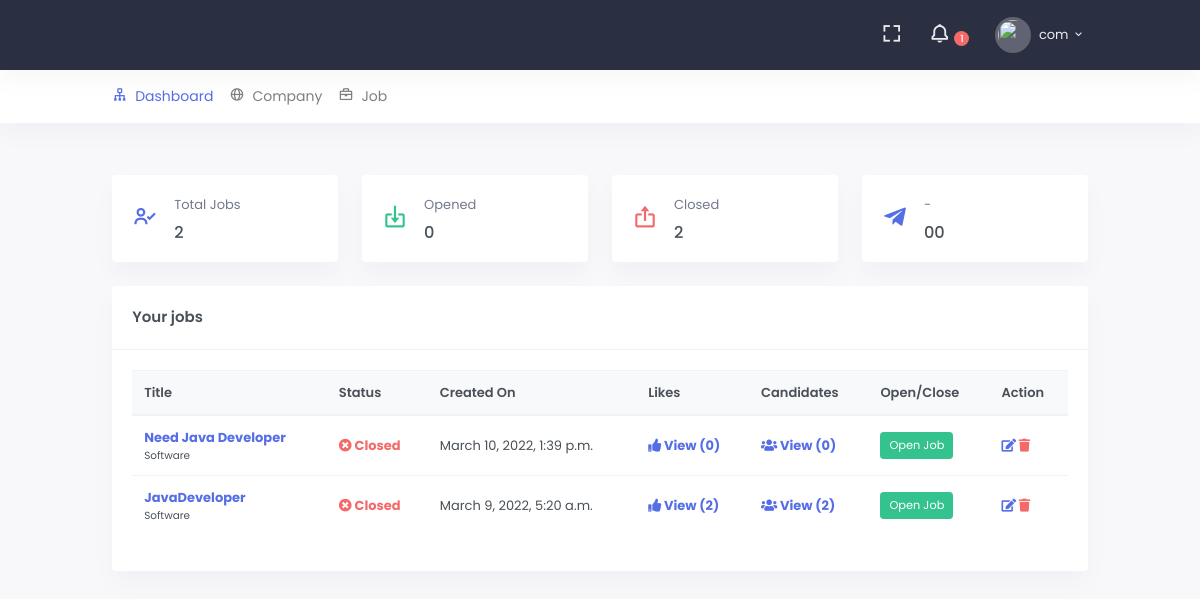
Before: /c/ (signed in) with the older database file.
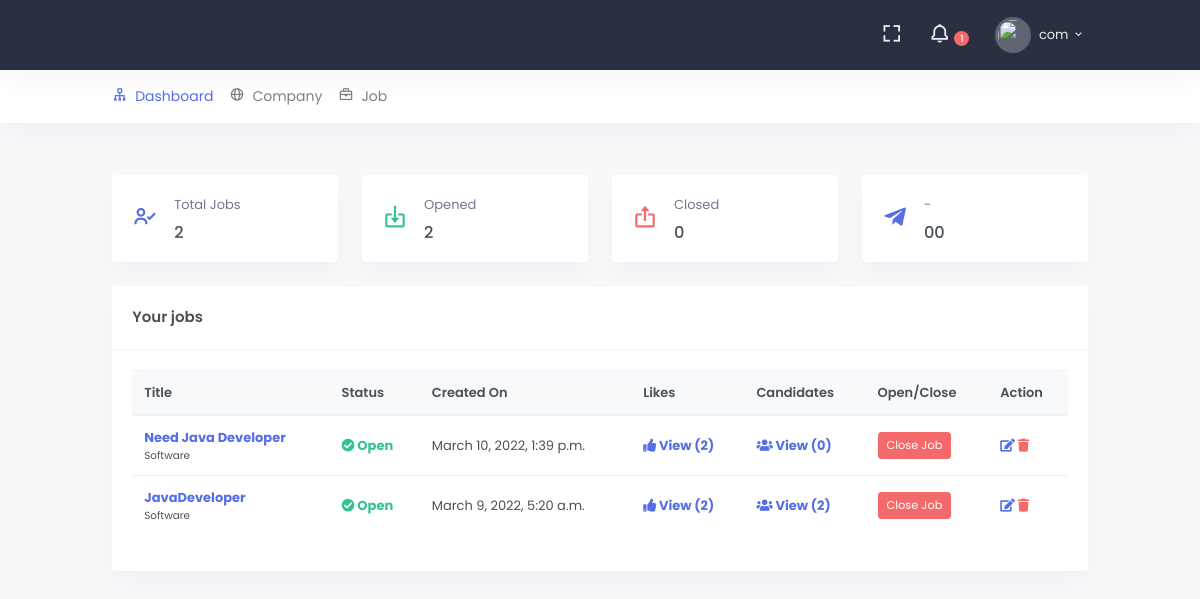
After: the same page with the newer database file.
### src/portals/company/models.py (models this page shows, shortened)
class Job(models.Model):
    STATUS_CHOICE = (
        ('o', 'Open'),
        ('c', 'Close')
    )
    title = models.CharField(max_length=255)
    category = models.ForeignKey(Category, on_delete=models.CASCADE)
    description = models.TextField()
    detailed_description = RichTextField(null=True, blank=True)
    company = models.ForeignKey('Company', related_name='job_provider', on_delete=models.CASCADE, blank=True)
    start_time = models.DateTimeField(null=True, blank=True)
    end_time = models.DateTimeField(null=True, blank=True)
    likes = models.ManyToManyField(User, related_name='likes')
    candidates = models.ManyToManyField(User, related_name='candidates', through='Candidate')
    status = models.CharField(max_length=1, choices=STATUS_CHOICE, default='o')
    is_active = models.BooleanField(default=True)
    created_on = models.DateTimeField(auto_now=False, auto_now_add=True)
    class Meta:
        ordering = ['-pk']

class Category(models.Model):
    name = models.CharField(max_length=255)
    class Meta:
        verbose_name_plural = "Categories"
    def __str__(self):
        return self.name

### src/portals/company/views.py (the view)
# urls.py: path('', DashboardView.as_view(), name='dashboard'),
@method_decorator(company_required, name='dispatch')
class DashboardView(TemplateView):
    template_name = 'company/dashboard.html'
    def get_context_data(self, **kwargs):
        context = super(DashboardView, self).get_context_data(**kwargs)
        jobs = Job.objects.filter(company__user=self.request.user)
        context['jobs'] = jobs
        context['jobs_all_count'] = jobs.count()
        context['jobs_open_count'] = jobs.filter(status='o').count()
        context['jobs_close_count'] = jobs.filter(status='c').count()
        return context

### src/accounts/models.py (called while the page is built)
    def __str__(self):
        return self.username

### src/portals/company/templates/company/dashboard.html (shortened to what the changed rows need)
{% extends 'core/base.html' %}
{% load static %}
{% block content %}
    <div class="row">
        <div class="col-sm-3">
            <div class="card mini-stats-wid">
                <div class="card-body">
                    <div class="media">
                        <div class="media-body">
                            <p class="text-muted mb-2">Opened</p>
                            <h5 class="mb-0">
                                {{ jobs_open_count }}
                            </h5>
                        </div>
                    </div>
                </div>
            </div>
        </div>
        <div class="col-sm-3">
            <div class="card mini-stats-wid">
                <div class="card-body">
                    <div class="media">
                        <div class="media-body">
                            <p class="text-muted mb-2">Closed</p>
                            <h5 class="mb-0">
                                {{ jobs_close_count }}
                            </h5>
                        </div>
                    </div>
                </div>
            </div>
        </div>
    </div>
    <div class="row">
        <div class="col-12">
            <div class="card">
                <div class="card-body">
                    {% if jobs %}
                        <div class="table-responsive">
                            <table class="table table-centered table-nowrap table-hover">
                                <thead class="thead-light">
                                <tr>
                                    <th scope="col">Title</th>
                                    <th scope="col">Status</th>
                                    <th scope="col">Created On</th>
                                    <th scope="col">Likes</th>
                                    <th scope="col">Candidates</th>
                                    <th scope="col">Open/Close</th>
                                    <th scope="col">Action</th>
                                </tr>
                                </thead>
                                <tbody>
                                {% for object in jobs %}
                                    <tr>
                                        <td>
                                            <p class="mb-0">
                                                <b><a href="#">{{ object.title }}</a></b>
                                            </p>
                                            <p class="mb-0 small">{{ object.category }}</p>
                                        </td>
                                        <td>
                                            {% if object.status == 'o' %}
                                                <b class="text-success">
                                                    <i class="fa fa-check-circle"></i> Open
                                                </b>
                                            {% else %}
                                                <b class="text-danger">
                                                    <i class="fa fa-times-circle"></i> Closed
                                                </b>
                                            {% endif %}
                                        </td>
                                        <td>{{ object.created_on }}</td>
                                        <td>
                                            <a href="{% url 'company:job-likes-list' object.pk %}"><b><i class="fa fa-thumbs-up"></i>
                                                View ({{ object.likes.count }})</b></a>
                                        </td>
                                        <td>
                                            <a href="{% url 'company:candidate-list' object.pk %}"><b><i
                                                    class="fa fa-users"></i> View
                                                ({{ object.candidates.count }})</b></a>
                                        </td>
                                        <td>
                                                {% if object.status == 'o' %}
                                                    <a href="{% url 'company:job-status' object.pk %}" class="btn btn-sm btn-danger">Close Job</a>
                                                {% else %}
                                                    <a href="{% url 'company:job-status' object.pk %}" class="btn btn-sm btn-success">Open Job</a>
                                                {% endif %}
                                        </td>
                                        <td>
                                            <a href="{% url 'company:job-update' object.pk %}">
                                                <b><i class="fa fa-edit"></i> </b>
                                            </a>
                                            <a href="{% url 'company:job-delete' object.pk %}" class="text-danger">
                                                <b><i class="fa fa-trash"></i> </b>
                                            </a>
                                        </td>
                                    </tr>
                                {% endfor %}
                                </tbody>
                            </table>
                        </div>
                    {% else %}
                        <p class="text-danger">
                            <b><i class="fa fa-exclamation-circle"></i> No jobs found.</b>
                        </p>
                    {% endif %}
                </div>
            </div>
        </div>
    </div>
{% endblock %}

Changed rows visible on the page:
changed Job "Need Java Developer": likes.count "0" → "2"; status "Closed Open Job" → "Open Close Job"
changed Job "JavaDeveloper": status "Closed Open Job" → "Open Close Job"
Other visible differences:
{{ jobs_open_count }}: "0" → "2"
{{ jobs_close_count }}: "2" → "0"
